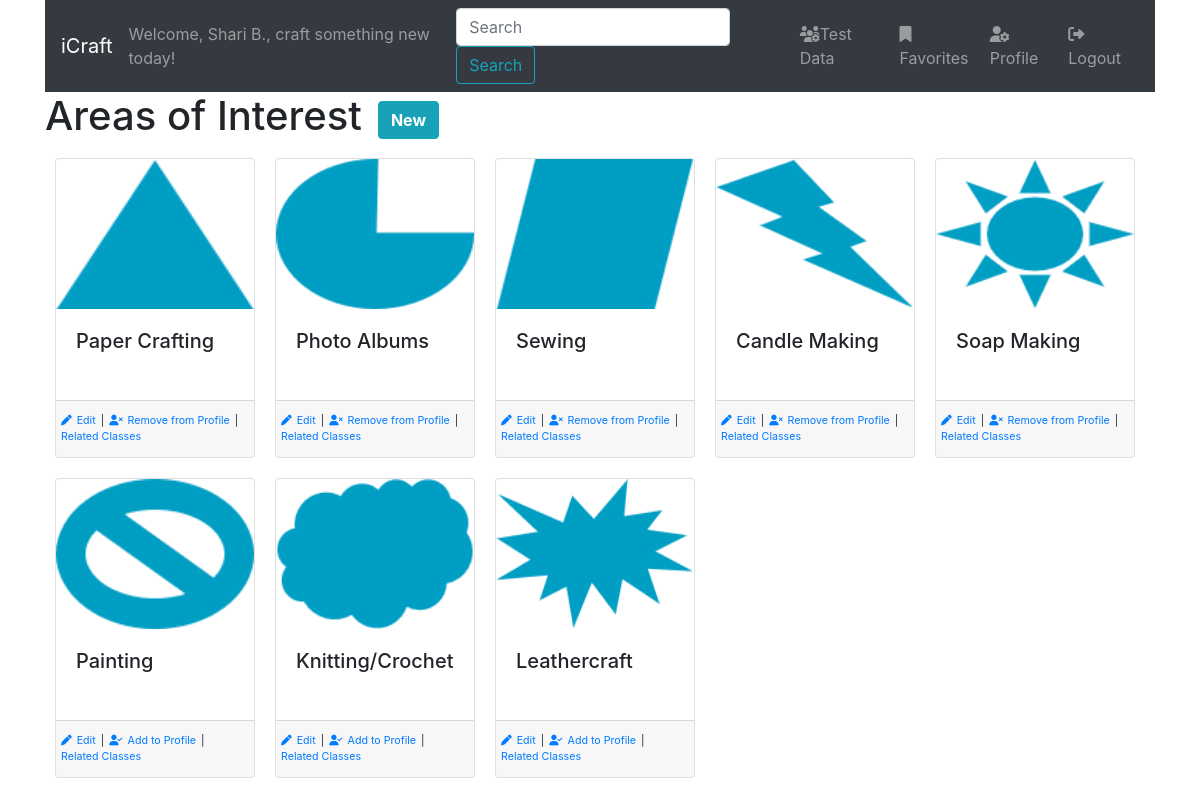
The page /classes/interests (signed in) on the database as committed earlier.
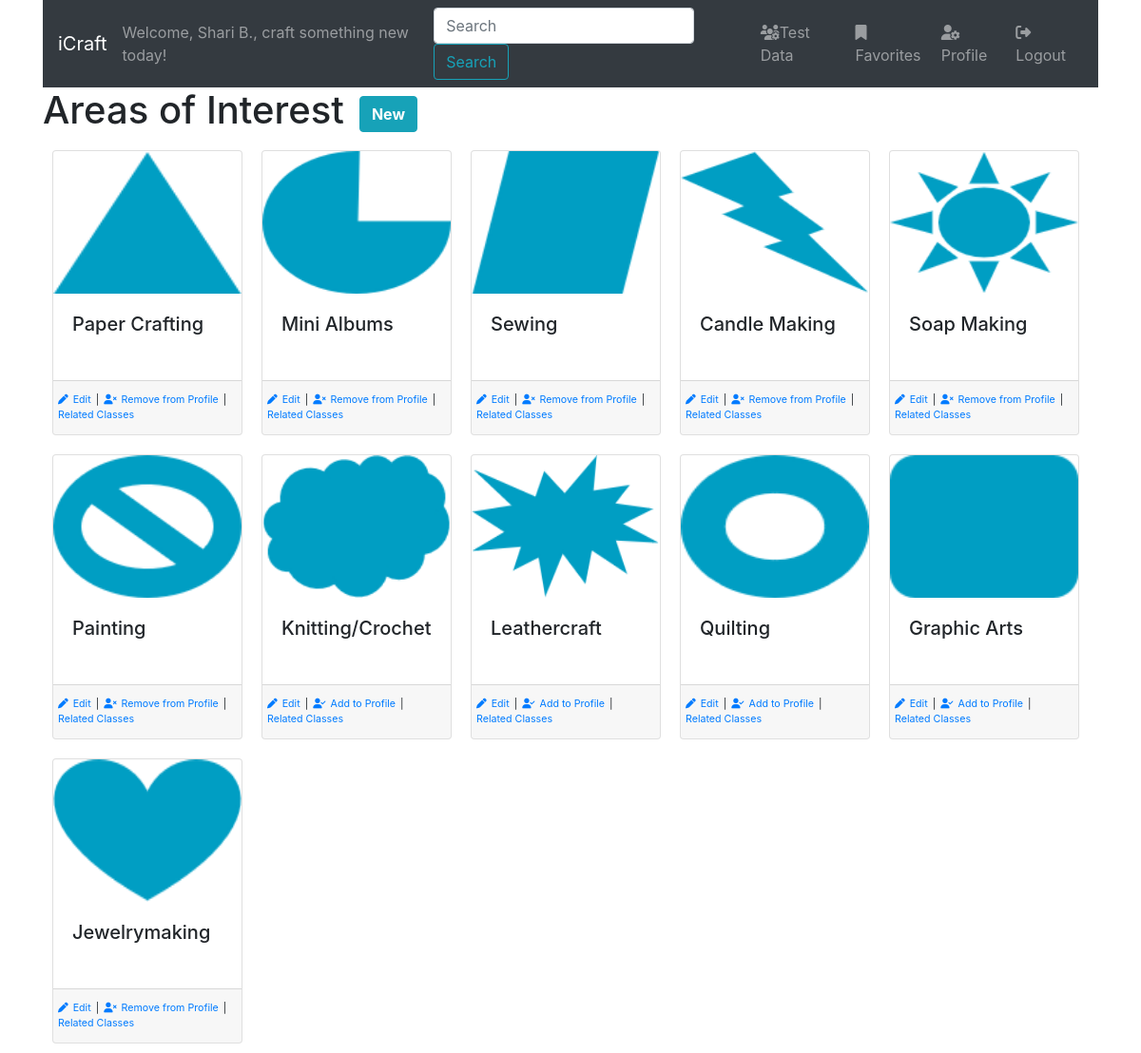
The same page on the database as committed later.
### classes/models.py (models this page shows, shortened)
class Interest(models.Model):
    name = models.CharField(max_length=50)
    description =  models.TextField(blank=True)
    created_at = models.DateTimeField(auto_now_add = True)
    updated_at = models.DateTimeField(auto_now = True)

### classes/views.py (the view)
# urls.py: path('interests', views.interests, name="interests"),
def interests(request):
    if (not 'user_id' in request.session.keys()) or (request.session['user_id'] == ''):
        return redirect('/')
    user = User.objects.get(id=request.session['user_id'])
    interests = Interest.objects.all()
    context = {
        'user': user,
        'areas_of_interest' : interests,
    }
    return render(request, 'classes/interests.html', context)

### login_app/models.py (called while the page is built)
    def first_name_last_initial(self):
        return f'{self.first_name} {self.last_name[0]}.'

### classes/templates/classes/interests.html
{% extends 'classes/base.html' %}
{% block content %}
    <div class="header d-flex align-items-center">
        <h1 class="mr-3">Areas of Interest</h1>
        <a href="{% url 'classes:get_interest' %}" class="btn btn-info" role="button" style="font-weight:bold;">New</a>
    </div>
    {% include 'classes/card-interest.html' %}
{% endblock content %}

### classes/templates/classes/card-interest.html
{% load static %}
<div class="container interests">
    <div class="row">
        {% for interest in areas_of_interest.all %}
        <div class="card interest">
            <img src="{% get_static_prefix %}classes/images/interests{{ interest.id }}-selected.png" class="card-img-top" alt="{{ interest.name }}" title="{{ interest.name }}"></a>
            <div class="card-body">
                <h5 class="card-title">{{ interest.name }}</h5>
            </div>
            <div class="card-footer">
                <ul class="actions">
                    <li class="action">
                        <a href="{% url 'classes:update_interest' interest_id=interest.id %}">
                            <i class="fas fa-pen"></i>Edit
                        </a>
                    </li>
                    {% if interest in user.profile.areas_of_interest.all %}
                    <li class="action" title="Not interested. Remove from my profile.">
                        <a href="{% url 'classes:remove_interest' interest_id=interest.id %}">
                            <i class="fas fa-user-times"></i>Remove from Profile
                        </a>
                    </li>
                    {% else %}
                    <li class="action" title="I like this area. Add it to my bio.">
                        <a href="{% url 'classes:add_interest' interest_id=interest.id %}">
                            <i class="fas fa-user-check"></i>Add to Profile
                        </a>
                    </li>
                    {% endif %}
                    <li class="action">
                        <a href="{% url 'classes:interest_classes' interest_id=interest.id %}">
                            Related Classes
                        </a>
                    </li>
                </ul>
            </div>
        </div>
        {% endfor %}
    </div>
</div>

Rows that differ between the two databases and show on the page:
changed Interest: name "Photo Albums" → "Mini Albums"
computed for Interest "Painting": text "Add to Profile" → "Remove from Profile"
added Interest: shows a picture, name "Quilting", shows "Add to Profile"
added Interest: shows a picture, name "Graphic Arts", shows "Add to Profile"
added Interest: shows a picture, name "Jewelrymaking", shows "Remove from Profile"
